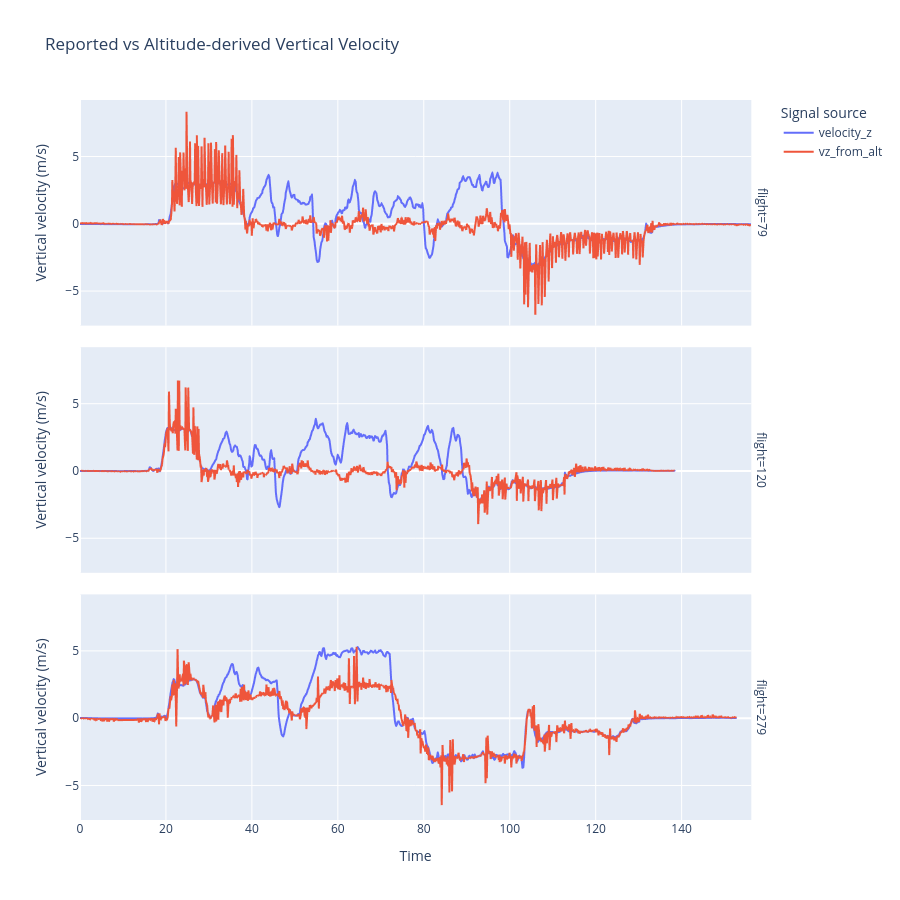

Notebook code for this chart:
### Markdown cell above
### Velocity from altitude diff and velocity_z are not same e.g. in 120
So lets do a sanity check.

### Code cell
df = df.sort_values(["flight", "time"]).reset_index(drop=True)
df["dt"] = df.groupby("flight")["time"].diff()
df["d_alt"] = df.groupby("flight")["altitude_measured"].diff()

df["vz_from_alt"] = df["d_alt"] / df["dt"]

# 3. Select flights to inspect
flights_to_plot = [120, 79, 279]   # add more flight numbers here if you like
sub = df[df["flight"].isin(flights_to_plot)].copy()

# (optional) compute difference between the two signals
sub["vz_error"] = sub["vz_from_alt"] - sub["velocity_z"]

# 4. Prepare data for Plotly (melt to long format for nice legends)
plot_df = sub.melt(
    id_vars=["flight", "time"],
    value_vars=["velocity_z", "vz_from_alt"],
    var_name="source",
    value_name="vz"
)

# 5. Plot both velocities over time, faceted by Flight
fig = px.line(
    plot_df,
    x="time",
    y="vz",
    color="source",
    facet_row="flight",        # or facet_col="flight" if you prefer columns
    title="Reported vs Altitude-derived Vertical Velocity",
    labels={
        "time": "Time",
        "vz": "Vertical velocity (m/s)",
        "source": "Signal source"
    }
)

fig.update_layout(height=300*len(flights_to_plot))  # adjust height for number of flights
fig.show()

### Figure 1 — Plotly figure (JSON) as saved in the notebook; plotly's stock layout.template omitted (floating-point values rounded to 4 significant figures; data arrays with more than 128 entries replaced by an {"elided": "..."} marker saying what was removed)
{"data": [{"hovertemplate": "Signal source=velocity_z<br>flight=79<br>Time=%{x}<br>Vertical velocity (m/s)=%{y}<extra></extra>", "legendgroup": "velocity_z", "line": {"color": "#636efa", "dash": "solid"}, "marker": {"symbol": "circle"}, "mode": "lines", "name": "velocity_z", "showlegend": true, "type": "scattergl", "x": {"elided": "1043 float values"}, "xaxis": "x3", "y": {"elided": "1043 float values"}, "yaxis": "y3"}, {"hovertemplate": "Signal source=velocity_z<br>flight=120<br>Time=%{x}<br>Vertical velocity (m/s)=%{y}<extra></extra>", "legendgroup": "velocity_z", "line": {"color": "#636efa", "dash": "solid"}, "marker": {"symbol": "circle"}, "mode": "lines", "name": "velocity_z", "showlegend": false, "type": "scattergl", "x": {"elided": "921 float values"}, "xaxis": "x2", "y": {"elided": "921 float values"}, "yaxis": "y2"}, {"hovertemplate": "Signal source=velocity_z<br>flight=279<br>Time=%{x}<br>Vertical velocity (m/s)=%{y}<extra></extra>", "legendgroup": "velocity_z", "line": {"color": "#636efa", "dash": "solid"}, "marker": {"symbol": "circle"}, "mode": "lines", "name": "velocity_z", "showlegend": false, "type": "scattergl", "x": {"elided": "988 float values"}, "xaxis": "x", "y": {"elided": "988 float values"}, "yaxis": "y"}, {"hovertemplate": "Signal source=vz_from_alt<br>flight=79<br>Time=%{x}<br>Vertical velocity (m/s)=%{y}<extra></extra>", "legendgroup": "vz_from_alt", "line": {"color": "#EF553B", "dash": "solid"}, "marker": {"symbol": "circle"}, "mode": "lines", "name": "vz_from_alt", "showlegend": true, "type": "scattergl", "x": {"elided": "1043 float values"}, "xaxis": "x3", "y": {"elided": "1043 float values"}, "yaxis": "y3"}, {"hovertemplate": "Signal source=vz_from_alt<br>flight=120<br>Time=%{x}<br>Vertical velocity (m/s)=%{y}<extra></extra>", "legendgroup": "vz_from_alt", "line": {"color": "#EF553B", "dash": "solid"}, "marker": {"symbol": "circle"}, "mode": "lines", "name": "vz_from_alt", "showlegend": false, "type": "scattergl", "x": {"elided": "921 float values"}, "xaxis": "x2", "y": {"elided": "921 float values"}, "yaxis": "y2"}, {"hovertemplate": "Signal source=vz_from_alt<br>flight=279<br>Time=%{x}<br>Vertical velocity (m/s)=%{y}<extra></extra>", "legendgroup": "vz_from_alt", "line": {"color": "#EF553B", "dash": "solid"}, "marker": {"symbol": "circle"}, "mode": "lines", "name": "vz_from_alt", "showlegend": false, "type": "scattergl", "x": {"elided": "988 float values"}, "xaxis": "x", "y": {"elided": "988 float values"}, "yaxis": "y"}], "layout": {"annotations": [{"font": {}, "showarrow": false, "text": "flight=279", "textangle": 90, "x": 0.98, "xanchor": "left", "xref": "paper", "y": 0.1567, "yanchor": "middle", "yref": "paper"}, {"font": {}, "showarrow": false, "text": "flight=120", "textangle": 90, "x": 0.98, "xanchor": "left", "xref": "paper", "y": 0.5, "yanchor": "middle", "yref": "paper"}, {"font": {}, "showarrow": false, "text": "flight=79", "textangle": 90, "x": 0.98, "xanchor": "left", "xref": "paper", "y": 0.8433, "yanchor": "middle", "yref": "paper"}], "height": 900, "legend": {"title": {"text": "Signal source"}, "tracegroupgap": 0}, "title": {"text": "Reported vs Altitude-derived Vertical Velocity"}, "xaxis": {"anchor": "y", "domain": [0, 0.98], "title": {"text": "Time"}}, "xaxis2": {"anchor": "y2", "domain": [0, 0.98], "matches": "x", "showticklabels": false}, "xaxis3": {"anchor": "y3", "domain": [0, 0.98], "matches": "x", "showticklabels": false}, "yaxis": {"anchor": "x", "domain": [0, 0.3133], "title": {"text": "Vertical velocity (m/s)"}}, "yaxis2": {"anchor": "x2", "domain": [0.3433, 0.6567], "matches": "y", "title": {"text": "Vertical velocity (m/s)"}}, "yaxis3": {"anchor": "x3", "domain": [0.6867, 1.0], "matches": "y", "title": {"text": "Vertical velocity (m/s)"}}}}
